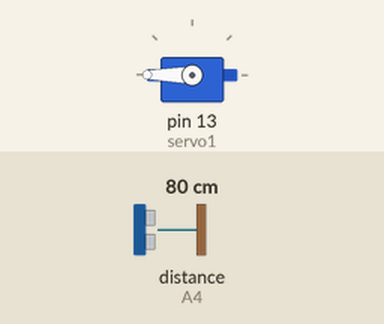
Simulated run of this sketch. Board: Arduino Uno, built with avr-gcc and run on an emulated ATmega328P. On the bench: servo. Wiring (inferred from the names in the program): ultrasonic range finder: trigger A5; echo A4. Inputs (shaded band) come from the test bench; at power-on: distance to the obstacle (sensor on A4) 80 cm. The echo pulse lasts 58.3 µs per cm.

Above: at 1.2 s.
1.3 s: distance to the obstacle (sensor on A4) set to 11 cm
2.8 s: distance to the obstacle (sensor on A4) set to 8 cm
At 3.1 s:
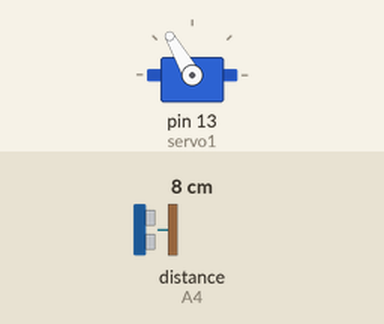
4.3 s: distance to the obstacle (sensor on A4) set to 18 cm
At 5.4 s:
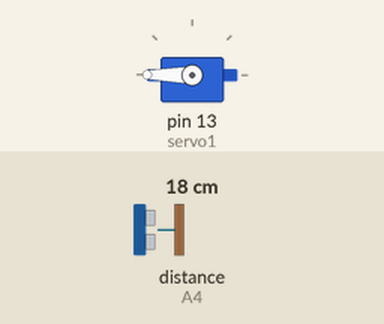
5.8 s: distance to the obstacle (sensor on A4) set to 2 cm
At 6.5 s:
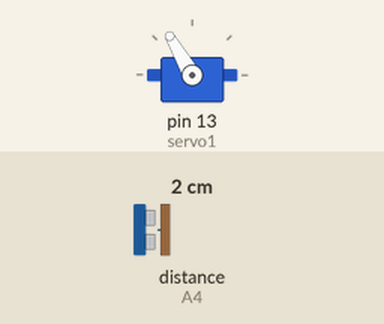
Timing chart, 0 to 8.3 s (numbered marks = the images above; inputs shaded):
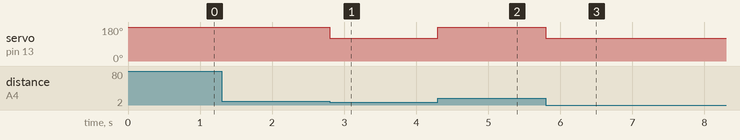

Measured:
- the behaviour switches between 10 and 9 cm on distance to the obstacle (sensor on A4) (found by bisection; images 0 and 1)
- after the input at 1.3 s, every drawn part: stays the same
- after the input at 2.8 s, servo on pin 13 (servo1): 180° → 120° at once
- after the input at 4.3 s, servo on pin 13 (servo1): 120° → 180° at once
- after the input at 5.8 s, servo on pin 13 (servo1): 180° → 120° at once

The sketch:

Recycle_Bot_code.ino
```cpp
// Includes the Servo library
#include <Servo.h>

//Defines Tig and Echo pins of the Ultrasonic Sensors
const int trigPin = A5; //read only, use less memory compare to "int"
const int echoPin = A4;

//Variables for the duration and the distance
long duration; //travelled time
float distance;
float soundSpeed = 0.0343;

//creates a servo object for controlling the servo
Servo servo1;

void setup() {
  pinMode(trigPin, OUTPUT);
  pinMode(echoPin, INPUT);

  servo1.attach(13,455,2600); // parameter => (pin, min pulse width, max pulse width)

  Serial.begin(9600);

}

void loop() {
  // default servo angle for lid close
  servo1.write(180);

  // detect object distance
  detectDistance();

  // remain the lid open while object distance is less than 10 cm
  while (distance < 10){
    servo1.write(120); // servo angle for lid open
    detectDistance(); // detect the kbject distance again
  }
}

void detectDistance() {

  digitalWrite(trigPin, HIGH);
  delayMicroseconds(10);
  digitalWrite(trigPin, LOW);

  duration = pulseIn(echoPin, HIGH); //return value of time which is high
  distance = duration * soundSpeed / 2;  //in microsec
}
```
